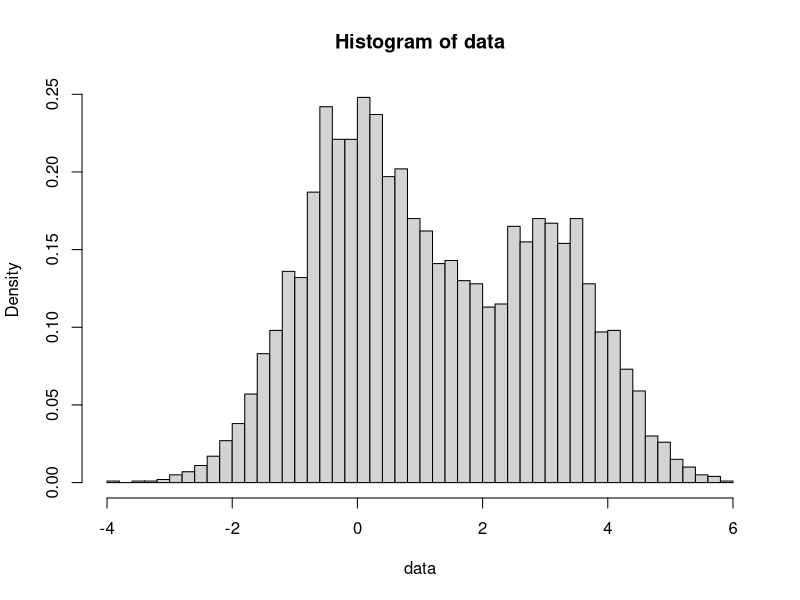

Here is the R script that generated this plot: (Note: this script raises an error after producing the figure.)
## ---- chunk 1
knitr::opts_chunk$set(echo = TRUE)
## ---- chunk 2
#print(dgamma(1,scale=0.5,shape=2))

gen_binorm <- function(n, mu_1, mu_2, sigma_1, sigma_2, rho){
  z_1 <- rnorm(n, 0, 1)
  z_2 <- rnorm(n, 0, 1)
  z_bind <- rbind(z_1, z_2)
  
  x_1 <- sapply(z_1, function(z){return(sigma_1 * z + mu_1)})
  x_2 <- apply(z_bind, 2, function(z){return(sigma_2 * (rho * z[1] + sqrt(1 - rho * rho) * z[2]) + mu_2)})
  
  x_bind <- rbind(x_1, x_2)
  return(x_bind)
}

x <- gen_binorm(5000, 1, 2, 1, 2, 0.4)

print(cat("Mean of X_1: ", format(mean(x[1, ])), " \n"))
print(cat("Mean of X_2: ", format(mean(x[2, ])), " \n"))
print(cat("Covariance of (X_1, X_2): ", format(cov(x[1, ], x[2, ])), " \n"))
## ---- chunk 3
gen_datas <- function(n){
  p_1 <- 0.6
  mu_1 <- 0
  sigma_1 <- 1
  mu_2 <- 3
  sigma_2 <- 1
  
  p <- runif(n, 0, 1)
  
  switch_func <- function(p){
    if(p < p_1){
      # Cluster 1
      return(rnorm(1, mu_1, sigma_1))
    }else{
      # Cluster 2
      return(rnorm(1, mu_2, sigma_2))
    }
  }
  x <- sapply(p, switch_func)
  
  return(x)
}

data <- gen_datas(5000)

hist(data, breaks=50, freq = FALSE)
## ---- chunk 4
e_step <- function(ys, ws, mus, sigmas){
  k <- length(ws)
  n <- length(ys)
  likelihoods <- matrix(rep(0, k*n), nrow = n)
  weighted_likelihoods <- matrix(rep(0, k*n), nrow = n)
  
  # Evaluate the hidden variables
  for(j in 1:k){
    likelihoods[, j] <- sapply(ys, dnorm, mus[j], sigmas[j])
    weighted_likelihoods[, j] <- ws[j] * likelihoods[, j]
  }
  # gamma_i
  weighted_likelihoods <- weighted_likelihoods / rowSums(weighted_likelihoods)
  
  return(weighted_likelihoods)
}

m_step <- function(ys, ws, mus, sigmas, gammas){
  k <- length(ws)
  n <- length(ys)
  
  #Maximize the estimate
  for(j in 1:k){
    sum_gammas <- sum(gammas[, j])
    mus[j] <- sum(ys * gammas[, j]) / sum_gammas
    sigmas[j] <- sqrt(sum(gammas[, j] * (ys - mus[j])^2) / sum_gammas)
    ws[j] <- mean(gammas[, j])
  }
  
  return(rbind(ws, mus, sigmas))
}

em <- function(ys, k, threshold=1e-9, max_iter=201){
  mus <- runif(k)
  sigmas <- runif(k)
  ws <- rep(1/k, k)

  for(i in 1:max_iter){
    # Record old values
    old_params <- params
    
    gammas <- e_step(data, ws, mus, sigmas)
    params <- m_step(data, ws, mus, sigmas, gammas)
    #print(gammas)
    
    # Update parameters
    ws <- params[1, ]
    mus <- params[2, ]
    sigmas <- params[3, ]
    
    # Until converge
    if(abs(mean(params - old_params)) < threshold){
      break
    }
    
    #if(i %% 10 == 1){
    #  print(cat("Iter ", i))
    #  print(params)
    #}
  }
  return(params)
}

em(data, 2)
